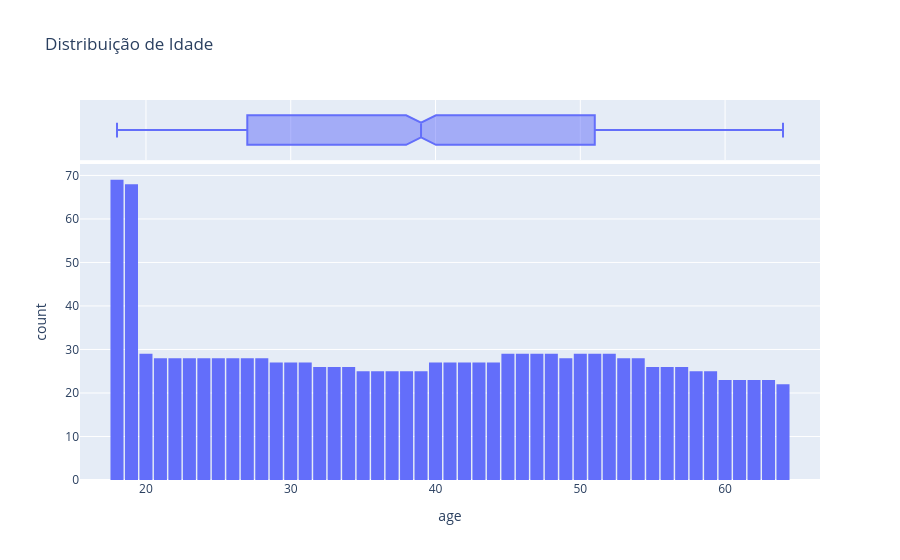

Notebook code cell kept with this figure:
### Code cell
import plotly.express as px
fig = px.histogram(df,
                   x='age',
                   marginal='box',
                   nbins=47,
                   title='Distribuição de Idade')
fig.update_layout(bargap=0.1)
fig.show()

### Figure 1 — Plotly figure (JSON) as saved in the notebook; plotly's stock layout.template omitted (floating-point values rounded to 4 significant figures; data arrays with more than 128 entries replaced by an {"elided": "..."} marker saying what was removed)
{"data": [{"bingroup": "x", "hovertemplate": "age=%{x}<br>count=%{y}<extra></extra>", "legendgroup": "", "marker": {"color": "#636efa", "pattern": {"shape": ""}}, "name": "", "nbinsx": 47, "orientation": "v", "showlegend": false, "type": "histogram", "x": {"elided": "1338 int values"}, "xaxis": "x", "yaxis": "y"}, {"hovertemplate": "age=%{x}<extra></extra>", "legendgroup": "", "marker": {"color": "#636efa"}, "name": "", "notched": true, "showlegend": false, "type": "box", "x": {"elided": "1338 int values"}, "xaxis": "x2", "yaxis": "y2"}], "layout": {"bargap": 0.1, "barmode": "relative", "legend": {"tracegroupgap": 0}, "title": {"text": "Distribuição de Idade"}, "xaxis": {"anchor": "y", "domain": [0, 1], "title": {"text": "age"}}, "xaxis2": {"anchor": "y2", "domain": [0, 1], "matches": "x", "showgrid": true, "showticklabels": false}, "yaxis": {"anchor": "x", "domain": [0, 0.8316], "title": {"text": "count"}}, "yaxis2": {"anchor": "x2", "domain": [0.8416, 1], "matches": "y2", "showgrid": false, "showline": false, "showticklabels": false, "ticks": ""}}}
